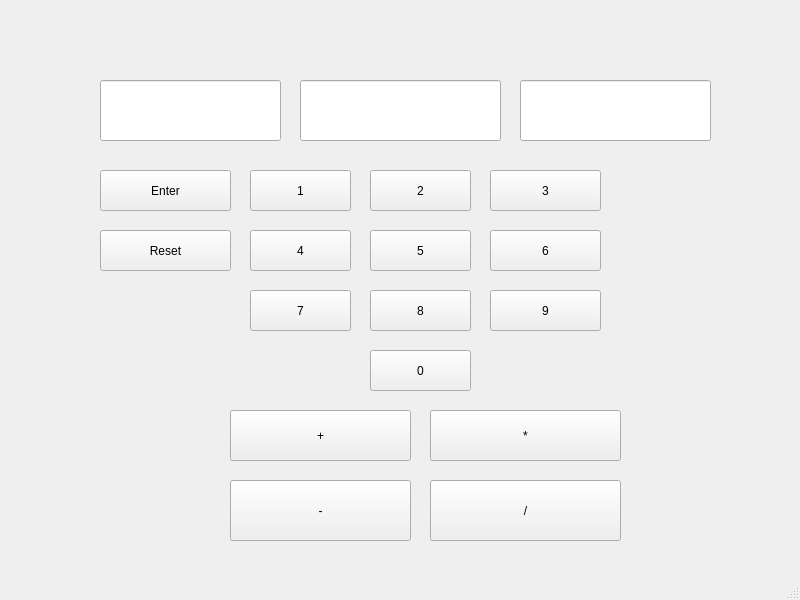
<?xml version="1.0" encoding="UTF-8"?>
<ui version="4.0">
 <class>MainWindow</class>
 <widget class="QMainWindow" name="MainWindow">
  <property name="geometry">
   <rect>
    <x>0</x>
    <y>0</y>
    <width>800</width>
    <height>600</height>
   </rect>
  </property>
  <property name="windowTitle">
   <string>MainWindow</string>
  </property>
  <widget class="QWidget" name="centralwidget">
   <widget class="QPushButton" name="Enter">
    <property name="geometry">
     <rect>
      <x>100</x>
      <y>170</y>
      <width>131</width>
      <height>41</height>
     </rect>
    </property>
    <property name="text">
     <string>Enter</string>
    </property>
   </widget>
   <widget class="QPushButton" name="Reset">
    <property name="geometry">
     <rect>
      <x>100</x>
      <y>230</y>
      <width>131</width>
      <height>41</height>
     </rect>
    </property>
    <property name="text">
     <string>Reset</string>
    </property>
   </widget>
   <widget class="QLineEdit" name="num1">
    <property name="geometry">
     <rect>
      <x>100</x>
      <y>80</y>
      <width>181</width>
      <height>61</height>
     </rect>
    </property>
   </widget>
   <widget class="QPushButton" name="n4">
    <property name="geometry">
     <rect>
      <x>250</x>
      <y>230</y>
      <width>101</width>
      <height>41</height>
     </rect>
    </property>
    <property name="text">
     <string>4</string>
    </property>
   </widget>
   <widget class="QPushButton" name="n3">
    <property name="geometry">
     <rect>
      <x>490</x>
      <y>170</y>
      <width>111</width>
      <height>41</height>
     </rect>
    </property>
    <property name="text">
     <string>3</string>
    </property>
   </widget>
   <widget class="QPushButton" name="n1">
    <property name="geometry">
     <rect>
      <x>250</x>
      <y>170</y>
      <width>101</width>
      <height>41</height>
     </rect>
    </property>
    <property name="text">
     <string>1</string>
    </property>
   </widget>
   <widget class="QPushButton" name="n2">
    <property name="geometry">
     <rect>
      <x>370</x>
      <y>170</y>
      <width>101</width>
      <height>41</height>
     </rect>
    </property>
    <property name="text">
     <string>2</string>
    </property>
   </widget>
   <widget class="QPushButton" name="n5">
    <property name="geometry">
     <rect>
      <x>370</x>
      <y>230</y>
      <width>101</width>
      <height>41</height>
     </rect>
    </property>
    <property name="text">
     <string>5</string>
    </property>
   </widget>
   <widget class="QPushButton" name="n6">
    <property name="geometry">
     <rect>
      <x>490</x>
      <y>230</y>
      <width>111</width>
      <height>41</height>
     </rect>
    </property>
    <property name="text">
     <string>6</string>
    </property>
   </widget>
   <widget class="QPushButton" name="n0">
    <property name="geometry">
     <rect>
      <x>370</x>
      <y>350</y>
      <width>101</width>
      <height>41</height>
     </rect>
    </property>
    <property name="text">
     <string>0</string>
    </property>
   </widget>
   <widget class="QPushButton" name="n7">
    <property name="geometry">
     <rect>
      <x>250</x>
      <y>290</y>
      <width>101</width>
      <height>41</height>
     </rect>
    </property>
    <property name="text">
     <string>7</string>
    </property>
   </widget>
   <widget class="QPushButton" name="n8">
    <property name="geometry">
     <rect>
      <x>370</x>
      <y>290</y>
      <width>101</width>
      <height>41</height>
     </rect>
    </property>
    <property name="text">
     <string>8</string>
    </property>
   </widget>
   <widget class="QPushButton" name="n9">
    <property name="geometry">
     <rect>
      <x>490</x>
      <y>290</y>
      <width>111</width>
      <height>41</height>
     </rect>
    </property>
    <property name="text">
     <string>9</string>
    </property>
   </widget>
   <widget class="QPushButton" name="subHandler">
    <property name="geometry">
     <rect>
      <x>230</x>
      <y>480</y>
      <width>181</width>
      <height>61</height>
     </rect>
    </property>
    <property name="text">
     <string>-</string>
    </property>
   </widget>
   <widget class="QPushButton" name="addHandler">
    <property name="geometry">
     <rect>
      <x>230</x>
      <y>410</y>
      <width>181</width>
      <height>51</height>
     </rect>
    </property>
    <property name="text">
     <string>+</string>
    </property>
   </widget>
   <widget class="QPushButton" name="divHandler">
    <property name="geometry">
     <rect>
      <x>430</x>
      <y>480</y>
      <width>191</width>
      <height>61</height>
     </rect>
    </property>
    <property name="text">
     <string>/</string>
    </property>
   </widget>
   <widget class="QPushButton" name="multiplyHandler">
    <property name="geometry">
     <rect>
      <x>430</x>
      <y>410</y>
      <width>191</width>
      <height>51</height>
     </rect>
    </property>
    <property name="text">
     <string>*</string>
    </property>
   </widget>
   <widget class="QLineEdit" name="num2">
    <property name="geometry">
     <rect>
      <x>300</x>
      <y>80</y>
      <width>201</width>
      <height>61</height>
     </rect>
    </property>
   </widget>
   <widget class="QLineEdit" name="result">
    <property name="geometry">
     <rect>
      <x>520</x>
      <y>80</y>
      <width>191</width>
      <height>61</height>
     </rect>
    </property>
   </widget>
  </widget>
  <widget class="QMenuBar" name="menubar">
   <property name="geometry">
    <rect>
     <x>0</x>
     <y>0</y>
     <width>800</width>
     <height>25</height>
    </rect>
   </property>
  </widget>
  <widget class="QStatusBar" name="statusbar"/>
 </widget>
 <resources/>
 <connections/>
</ui>
